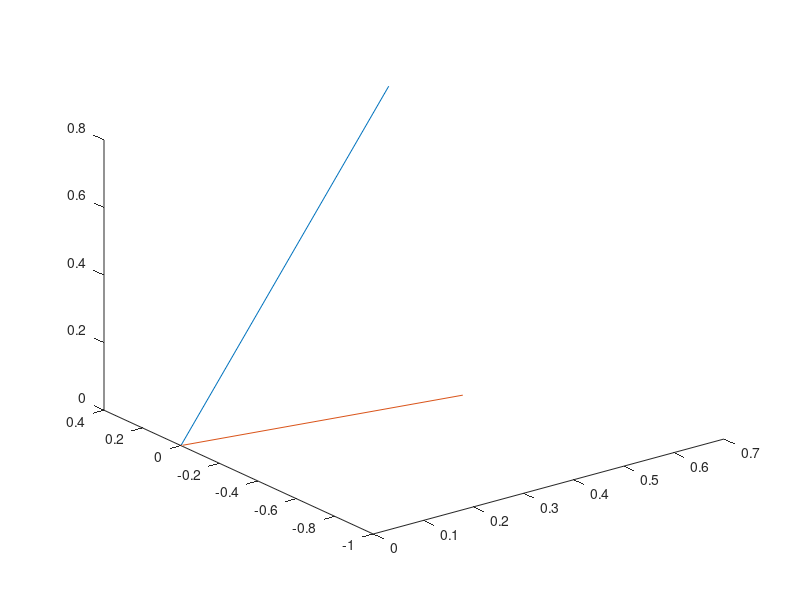

Write the MATLAB code that produced this figure.
close all
clear all
clc

f=[0.557086014531156
    0.371390676354104
    0.742781352708207];

g=[0.206284249251759
    -0.928279121632914
    0.309426373877638];
f'*g
% f'f
% g*g
o =[0 0 0]
plot3([o(1) f(1)], [o(2) f(2)], [o(3) f(3)])
hold on
plot3([o(1) g(1)], [o(2) g(2)], [o(3) g(3)])